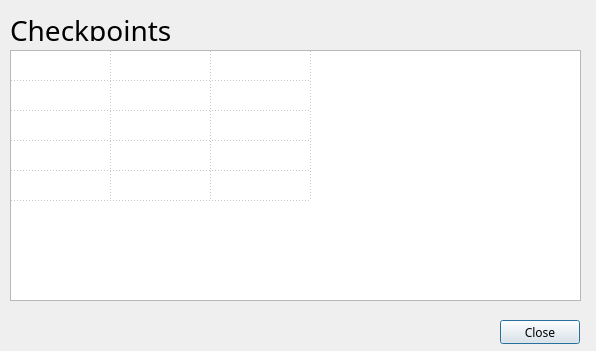
<?xml version="1.0" encoding="UTF-8"?>
<ui version="4.0">
 <class>viewcheckpoint</class>
 <widget class="QDialog" name="viewcheckpoint">
  <property name="windowModality">
   <enum>Qt::WindowModality::NonModal</enum>
  </property>
  <property name="geometry">
   <rect>
    <x>0</x>
    <y>0</y>
    <width>596</width>
    <height>351</height>
   </rect>
  </property>
  <property name="font">
   <font>
    <family>Noto Sans</family>
   </font>
  </property>
  <property name="windowTitle">
   <string>View Checkpoints</string>
  </property>
  <widget class="QTableWidget" name="table">
   <property name="geometry">
    <rect>
     <x>10</x>
     <y>50</y>
     <width>571</width>
     <height>251</height>
    </rect>
   </property>
   <property name="midLineWidth">
    <number>-4</number>
   </property>
   <property name="editTriggers">
    <set>QAbstractItemView::EditTrigger::NoEditTriggers</set>
   </property>
   <property name="selectionMode">
    <enum>QAbstractItemView::SelectionMode::NoSelection</enum>
   </property>
   <property name="gridStyle">
    <enum>Qt::PenStyle::DotLine</enum>
   </property>
   <property name="rowCount">
    <number>5</number>
   </property>
   <property name="columnCount">
    <number>3</number>
   </property>
   <attribute name="horizontalHeaderVisible">
    <bool>false</bool>
   </attribute>
   <attribute name="horizontalHeaderHighlightSections">
    <bool>true</bool>
   </attribute>
   <attribute name="horizontalHeaderStretchLastSection">
    <bool>false</bool>
   </attribute>
   <attribute name="verticalHeaderVisible">
    <bool>false</bool>
   </attribute>
   <attribute name="verticalHeaderStretchLastSection">
    <bool>false</bool>
   </attribute>
   <row/>
   <row/>
   <row/>
   <row/>
   <row/>
   <column/>
   <column/>
   <column/>
  </widget>
  <widget class="QLabel" name="label">
   <property name="geometry">
    <rect>
     <x>10</x>
     <y>20</y>
     <width>571</width>
     <height>21</height>
    </rect>
   </property>
   <property name="font">
    <font>
     <family>Courier Prime</family>
     <pointsize>21</pointsize>
    </font>
   </property>
   <property name="text">
    <string>Checkpoints</string>
   </property>
  </widget>
  <widget class="QPushButton" name="closeButton">
   <property name="geometry">
    <rect>
     <x>500</x>
     <y>320</y>
     <width>80</width>
     <height>24</height>
    </rect>
   </property>
   <property name="text">
    <string>Close</string>
   </property>
   <property name="default">
    <bool>true</bool>
   </property>
  </widget>
 </widget>
 <resources/>
 <connections/>
</ui>
